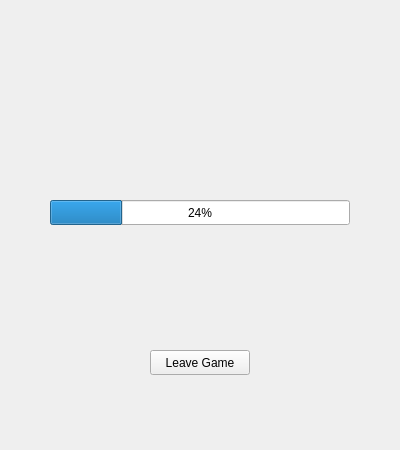
<?xml version="1.0" encoding="UTF-8"?>
<ui version="4.0">
 <class>lobbypage</class>
 <widget class="QWidget" name="lobbypage">
  <property name="geometry">
   <rect>
    <x>0</x>
    <y>0</y>
    <width>400</width>
    <height>450</height>
   </rect>
  </property>
  <property name="windowTitle">
   <string>Form</string>
  </property>
  <widget class="QPushButton" name="LeaveGameBtn">
   <property name="geometry">
    <rect>
     <x>150</x>
     <y>350</y>
     <width>100</width>
     <height>25</height>
    </rect>
   </property>
   <property name="text">
    <string>Leave Game</string>
   </property>
  </widget>
  <widget class="QProgressBar" name="progressBar">
   <property name="geometry">
    <rect>
     <x>50</x>
     <y>200</y>
     <width>300</width>
     <height>25</height>
    </rect>
   </property>
   <property name="value">
    <number>24</number>
   </property>
  </widget>
 </widget>
 <resources/>
 <connections/>
</ui>
